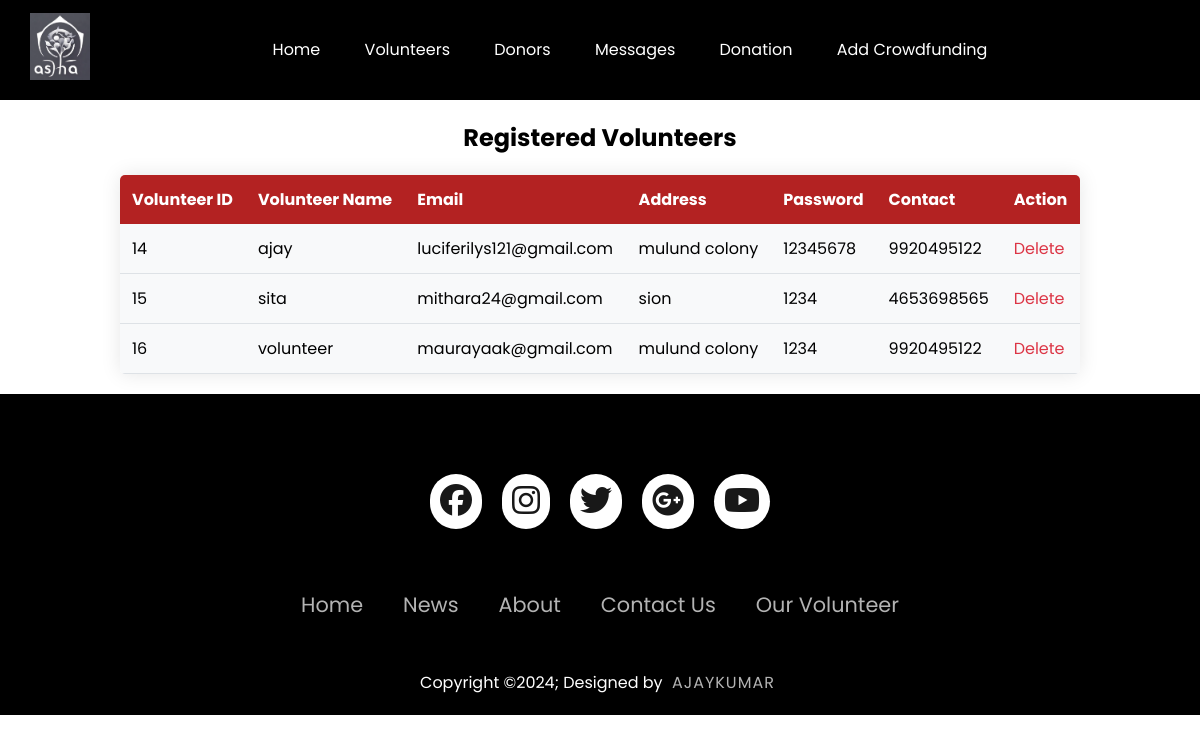
Page /volunteers.php (signed in) on the committed database.
### tables this page shows
CREATE TABLE `volunteers` (
  `Id` int(11) NOT NULL,
  `Username` varchar(200) DEFAULT NULL,
  `Email` varchar(200) DEFAULT NULL,
  `Address` varchar(200) DEFAULT NULL,
  `Password` varchar(200) DEFAULT NULL,
  `contact` bigint(10) DEFAULT NULL
);

### volunteers.php (the view, shortened to what this page needs)
<?php
include("php/config.php");
$sql = "SELECT * FROM volunteers";
$resultv = $con->query($sql);
?>
<!DOCTYPE html>
<html lang="en">
<head>
 <link rel="stylesheet" href="https://cdnjs.cloudflare.com/ajax/libs/font-awesome/6.5.1/css/all.min.css" />
</head>
<body>
<header class="header">
        <nav>
            <a href="index.php"><img src="img/logo.png" class="logo"></a>
                <ul>
                    <li><a href="admin_home.php">Home</a></li>
                    <li><a href="volunteers.php">Volunteers</a></li>
                    <li><a href="donors.php">Donors</a></li>
                    <li><a href="messages.php">Messages</a></li>
                    <li><a href="donation.php">Donation</a></li>
                    <li><a href="admin_side_cf.php">Add Crowdfunding</a></li>
                </ul>
        </nav>
    </header>
<div class="admin-container">
  <h2>Registered Volunteers</h2>
  <div class="users-list">
    <table>
      <tr>
        <th>Volunteer ID</th>
        <th>Volunteer Name</th>
        <th>Email</th>
        <th>Address</th>
        <th>Password</th>
        <th>Contact</th>
        <th>Action</th>
      </tr>
      <?php
      if ($resultv->num_rows > 0) {
          while($row = $resultv->fetch_assoc()) {
              echo "<tr>";
              echo "<td>" . $row["Id"] . "</td>";
              echo "<td>" . $row["Username"] . "</td>";
              echo "<td>" . $row["Email"] . "</td>";
              echo "<td>" . $row["Address"] . "</td>";
              echo "<td>" . $row["Password"] . "</td>";
              echo "<td>" . $row["contact"] . "</td>";
              echo "<td><a href='delete_volunteers.php?id=" . $row["Id"] . "'>Delete</a></td>";
              echo "</tr>";
          }
      } else {
          echo "<tr><td colspan='7'>No newly registered users</td></tr>";
      }
      ?>
    </table>
  </div>
</div>
<footer>
        <div class="footerContainer">
            <div class="socialIcons">
                <a href="#"><i class="fa-brands fa-facebook"></i></a>
                <a href="#"><i class="fa-brands fa-instagram"></i></a>
                <a href="#"><i class="fa-brands fa-twitter"></i></a>
                <a href="#"><i class="fa-brands fa-google-plus"></i></a>
                <a href="#"><i class="fa-brands fa-youtube"></i></a>
            </div>
        </div>
        <div class="footerNav">
            <ul>
                <li><a href="">Home</a></li>
                <li><a href="">News</a></li>
                <li><a href="">About</a></li>
                <li><a href="">Contact Us</a></li>
                <li><a href="">Our Volunteer</a></li>
            </ul>
        </div>
        <div class="footerBottom">
            <p>Copyright &copy;2024; Designed by <span class="designer">Ajaykumar</span></p>
        </div>
    </footer>
</body>
</html>

### rows in the picture
volunteers: Id "14", Username "ajay", Email "luciferilys121@gmail.com", Address "mulund colony", Password "12345678", contact "9920495122"
volunteers: Id "15", Username "sita", Email "mithara24@gmail.com", Address "sion", Password "1234", contact "4653698565"
volunteers: Id "16", Username "volunteer", Email "maurayaak@gmail.com", Address "mulund colony", Password "1234", contact "9920495122"
